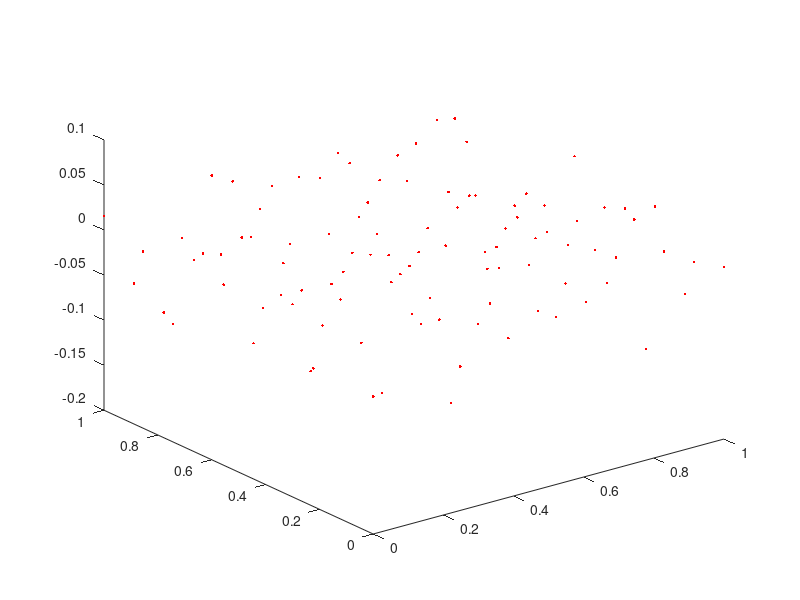

Write MATLAB code to recreate this figure. (Note: this script raises an error after producing the figure.)
%demo for affine_fit
function affine_fit_demo()
%Author: Adrien Leygue
%Date: December 3 2014
close all
% clear all
figure;
%generate points that lie approximately in the Z=0 plane
N = 10;
[X,Y] = meshgrid(linspace(0,1,N));
XYZ_1 = [X(:) Y(:) 0.05*randn(N^2,1)];
plot3(XYZ_1(:,1),XYZ_1(:,2),XYZ_1(:,3),'r.');
hold on
%compute the normal to the plane and a point that belongs to the plane
[n_1,~,p_1] = affine_fit(XYZ_1);

%generate points that lie approximately in the Z=X plane
%the normal vector is
n_2_exact = [-sqrt(2)/2 0 sqrt(2)/2];
N = 12;
[X,Y] = meshgrid(linspace(0,1,N));
XYZ_2 = [X(:) Y(:) X(:)] + bsxfun(@times,0.05*randn(N^2,1),n_2_exact);
plot3(XYZ_2(:,1),XYZ_2(:,2),XYZ_2(:,3),'b.');


% extra plane
n_3_exact = [-sqrt(2.5)/2 0 sqrt(2.5)/2];
N = 12;
[X,Y] = meshgrid(linspace(0,1,N));
XYZ_3 = [X(:) Y(:) X(:)] + bsxfun(@times,0.05*randn(N^2,1),n_3_exact);
plot3(XYZ_3(:,1),XYZ_3(:,2),XYZ_3(:,3),'m.');

%compute the normal to the plane and a point that belongs to the plane
[n_2,V_2,p_2] = affine_fit(XYZ_2);

%plot the two points p_1 and p_2
plot3(p_1(1),p_1(2),p_1(3),'ro','markersize',15,'markerfacecolor','red');
plot3(p_2(1),p_2(2),p_2(3),'bo','markersize',15,'markerfacecolor','blue');

%plot the normal vector
quiver3(p_1(1),p_1(2),p_1(3),n_1(1)/3,n_1(2)/3,n_1(3)/3,'r','linewidth',2)
% %  norm_data = [mean(XYZ_1); mean(XYZ_1) + (n_1' * (max(max(XYZ_1) - min(XYZ_1))/.5))];
% h = quiver3(p_2(1),p_2(2),p_2(3),norm_data(1),norm_data(2),norm_data(3),'k','linewidth',2)
% h = quiver3(p_2(1),p_2(2),p_2(3),n_2(1)/1,n_2(2)/1,n_2(3)/1,'b','linewidth',2)
plot3([p_2(1) p_2(1)+n_2(1)/1],[p_2(2) p_2(2)+n_2(2)/1], [p_2(3) p_2(3)+n_2(3)/1], 'm')
%plot the two adjusted planes
[X,Y] = meshgrid(linspace(0,1,3));

%first plane
surf(X,Y, - (n_1(1)/n_1(3)*X+n_1(2)/n_1(3)*Y-dot(n_1,p_1)/n_1(3)),'facecolor','red','facealpha',0.5);

%second plane
%NB: if the plane is vertical the above method cannot be used, one should
%use the secont output of affine_fit which contains a base of the plane.
%this is illustrated below
%S1 and S2 are the coordinates of the plane points in the basis made of the
%columns ov V_2
[S1,S2] = meshgrid([-1 0 1]);
%generate the pont coordinates
X = p_2(1)+[S1(:) S2(:)]*V_2(1,:)';
Y = p_2(2)+[S1(:) S2(:)]*V_2(2,:)';
Z = p_2(3)+[S1(:) S2(:)]*V_2(3,:)';
%plot the plane
surf(reshape(X,3,3),reshape(Y,3,3),reshape(Z,3,3),'facecolor','blue','facealpha',0.5);

xlabel('x');
ylabel('y');
zlabel('z');
axis equal
%compute the angle between the planes in [0 90] degrees
angle = acosd(dot(n_1,n_2));
if angle>90
    angle = 180-angle;
end
angle
view(0,0)